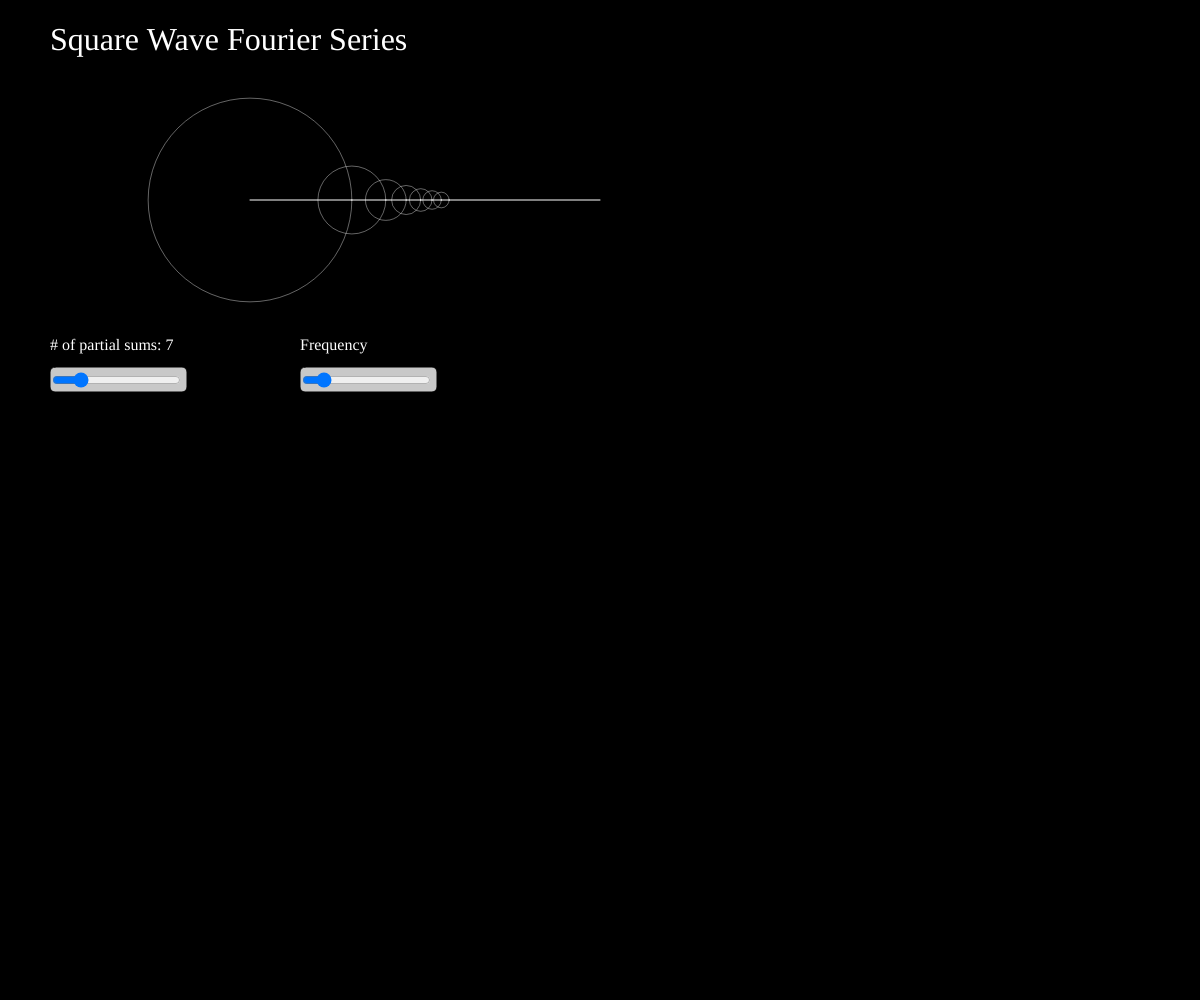
Frame 1 (no input)
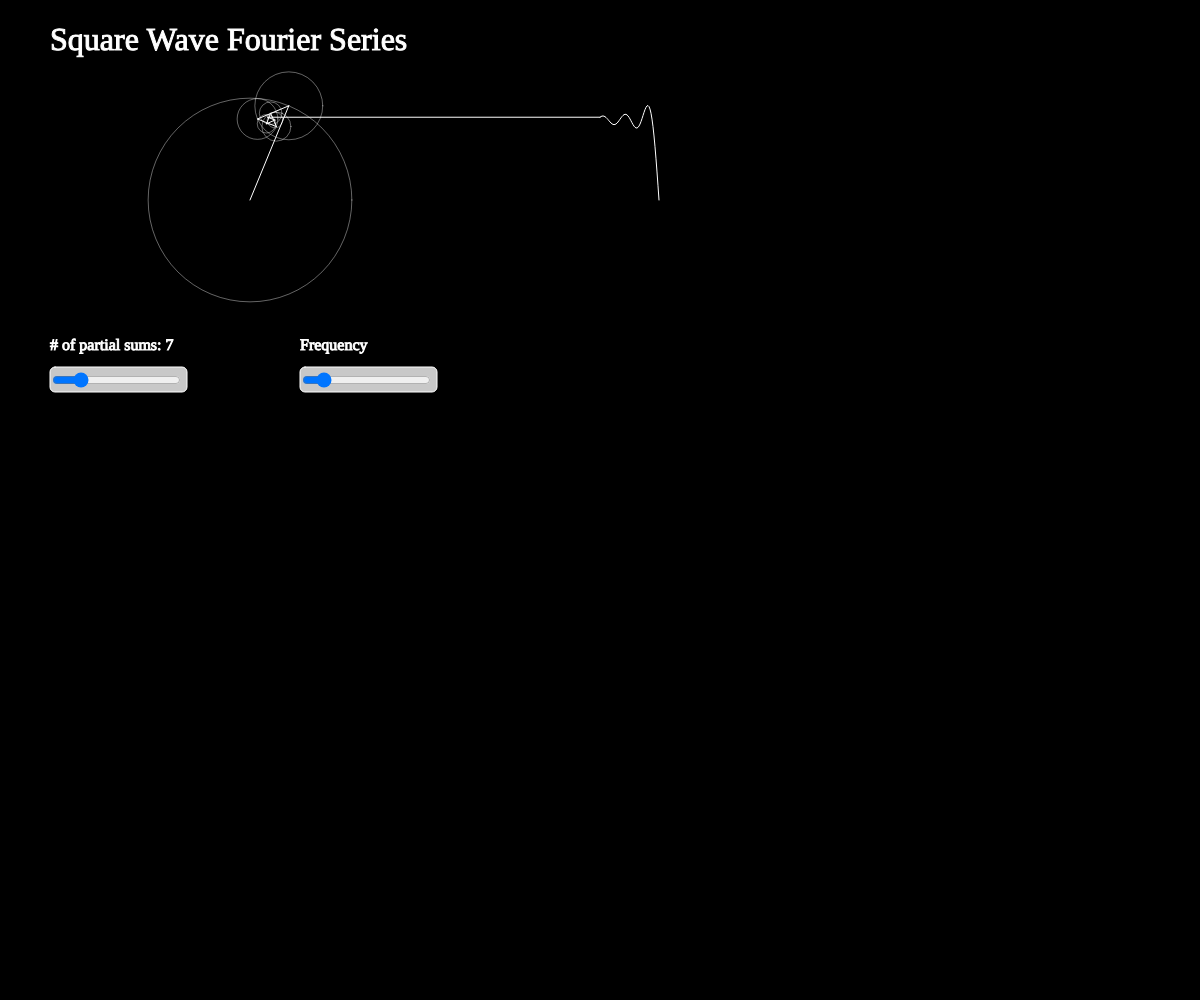
Frame 60 (no input)
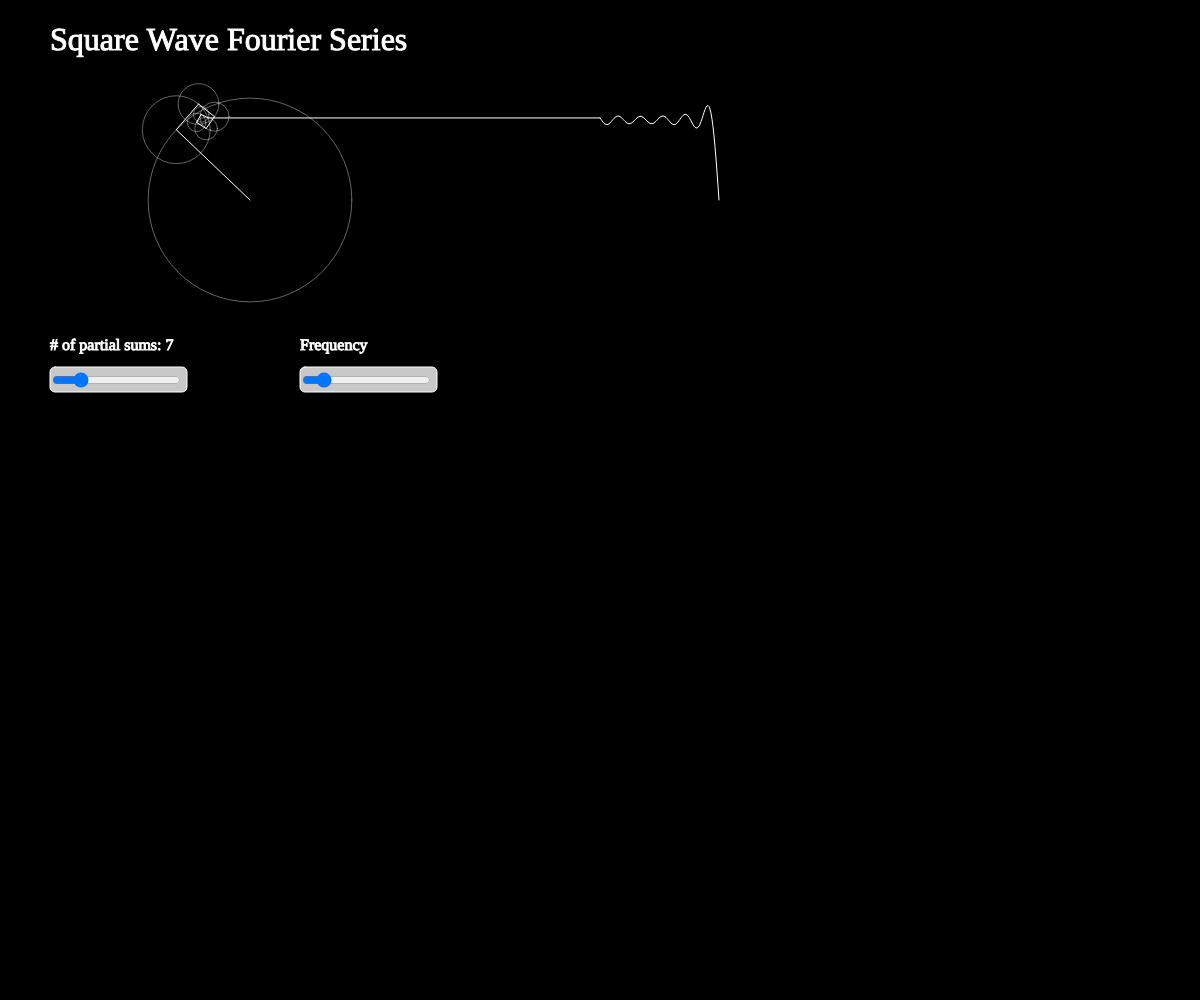
Frame 120 (the mouse pressed at the canvas centre since frame 60)

The p5.js sketch that drew these frames (run headless with seeded random() and noise() and a simulated clock; from frame 60 on, the mouse is pressed at the canvas centre):

// p5.js sketch
// ── sketch.js
/*
My implementation of Square Wave Fourier Series

Code based on CodingTrain's Fourier Series Coding Challenge 125
https://github.com/CodingTrain/website/tree/master/CodingChallenges/CC_125_Fourier_Series/P5
*/

let time = 0;
let wave = [];
let partial_sums;

const CIRCLE_SIZE = 80;

let n_slider;
let speed_slider;

function setup() {
	n_slider = createSlider(1, 33, 7);
	n_slider.position(50, 370);
	speed_slider = createSlider(1, 75, 10);
	speed_slider.position(300, 370);
	createCanvas(windowWidth, windowHeight);
}

function draw_text() {
	fill(200);
	rect(50, 367, 137, 25, 5);
	fill(200);
	rect(300, 367, 137, 25, 5);
	textFont('Georgia');
	textSize(32);
	fill(255, 255, 255);		
	fill(255, 255, 255);
	text('Square Wave Fourier Series', 50, 50);
	textSize(16);
	text('# of partial sums: ' + partial_sums, 50, 350);
	text('Frequency', 300, 350);
}

function calculate_n() {
	if (n_slider.value() < 31) {
		partial_sums = n_slider.value();
	} else if (n_slider.value() == 31) {
		partial_sums = 50;
	} else {
		partial_sums = Math.pow(10, n_slider.value() - 30);
	}
}


function draw_fourier_series() {
	translate(250, 200);
	let x = 0
	let y = 0;
	for (let i = 0; i < partial_sums; i++) {
		let n = i * 2 + 1;
		let radius = CIRCLE_SIZE * (4 / (n * PI));
		let next_x = x + radius * cos(n * time);
		let next_y = y - radius * sin(n * time);

		stroke(255, 100);
		noFill();
		ellipse(x, y, 2 * radius);

		stroke(255);
		line(x, y, next_x, next_y);

		x = next_x;
		y = next_y;
	}
	wave.unshift(y);
	beginShape();
	translate(350, 0);
	line(x - 350, y, 0, wave[0]);
	for (let i = 0; i < wave.length; i++) {
		vertex(i, wave[i]);
	}
	endShape();
	stroke(255);
	time += speed_slider.value() / 500;

	if (wave.length > 2000) {
		wave.pop();
	}
}

function draw() {
	background(0);
	calculate_n();
	draw_text();
	draw_fourier_series();
}
